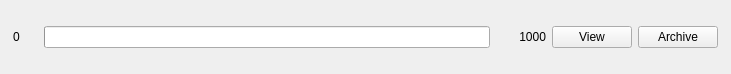
<?xml version="1.0" encoding="UTF-8"?>
<ui version="4.0">
 <class>ProgressDisplay</class>
 <widget class="QWidget" name="ProgressDisplay">
  <property name="geometry">
   <rect>
    <x>0</x>
    <y>0</y>
    <width>731</width>
    <height>74</height>
   </rect>
  </property>
  <property name="windowTitle">
   <string>Form</string>
  </property>
  <layout class="QGridLayout" name="gridLayout" columnminimumwidth="25,0,50,0,0">
   <property name="leftMargin">
    <number>13</number>
   </property>
   <property name="topMargin">
    <number>0</number>
   </property>
   <property name="rightMargin">
    <number>13</number>
   </property>
   <property name="bottomMargin">
    <number>0</number>
   </property>
   <item row="0" column="0">
    <widget class="QLabel" name="lblPermutation">
     <property name="text">
      <string>0</string>
     </property>
    </widget>
   </item>
   <item row="0" column="1">
    <widget class="QProgressBar" name="progressSimulate">
     <property name="value">
      <number>0</number>
     </property>
     <property name="textVisible">
      <bool>false</bool>
     </property>
    </widget>
   </item>
   <item row="0" column="2">
    <widget class="QLabel" name="lblQuality">
     <property name="text">
      <string>1000</string>
     </property>
     <property name="alignment">
      <set>Qt::AlignRight|Qt::AlignTrailing|Qt::AlignVCenter</set>
     </property>
    </widget>
   </item>
   <item row="0" column="3">
    <widget class="QPushButton" name="buttonViewResults">
     <property name="enabled">
      <bool>true</bool>
     </property>
     <property name="text">
      <string>View</string>
     </property>
    </widget>
   </item>
   <item row="0" column="4">
    <widget class="QPushButton" name="buttonArchive">
     <property name="enabled">
      <bool>true</bool>
     </property>
     <property name="text">
      <string>Archive</string>
     </property>
    </widget>
   </item>
  </layout>
 </widget>
 <resources/>
 <connections/>
</ui>
